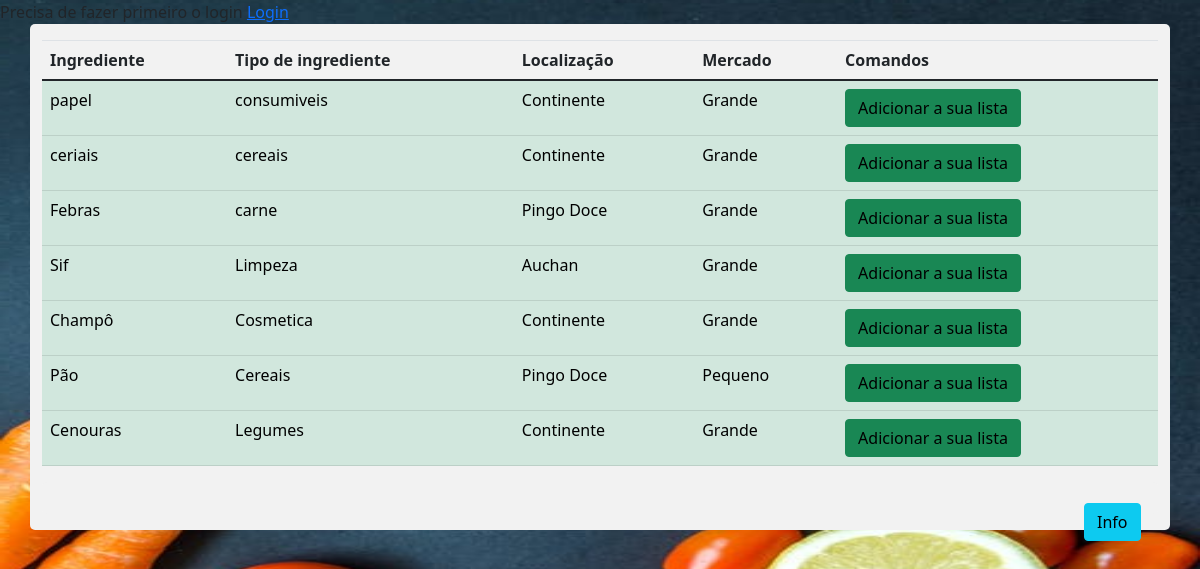
The app's page /mercado.php with its own data.
### tables this page shows
CREATE TABLE `mercado` (
  `id_ingred` int(10) NOT NULL,
  `ingredMarket` char(50) DEFAULT NULL,
  `localizacao` char(50) DEFAULT NULL,
  `tipeMarket` char(50) DEFAULT NULL,
  `tipoingrediente` char(50) DEFAULT NULL
);

### mercado.php (the view, shortened to what this page needs)
<?php
    include("connect/liga.php");
    if(!isset($_SESSION['username'])){
        echo "Precisa de fazer primeiro o login <a href='login.html'>Login</a> ";
        }
 ?>
<!DOCTYPE html>
<html lang="en">
<head>
    <link rel="stylesheet" href="css/bootstrap.css" type="text/css" />
    <link rel="stylesheet" href="jquerypicker/jquery-ui.css" />
    <link href="https://cdn.jsdelivr.net/npm/bootstrap@5.0.2/dist/css/bootstrap.min.css" rel="stylesheet"
>
    <link rel="stylesheet" href="https://maxcdn.bootstrapcdn.com/bootstrap/4.0.0/css/bootstrap.min.css"
>
    <link rel="stylesheet" href="css/css.css" />
    <link rel="stylesheet" href="css/css1.css" />
    <link rel="stylesheet" href="css/bootstrap.css" />
</head>
<body>
    <div class="container">
        <table class="table">
            <thead>
                <tr>
                    <th>Ingrediente</th>
                    <th>Tipo de ingrediente</th>
                    <th>Localização</th>
                    <th>Mercado</th>
                    <th>Comandos</th>
                </tr>
            </thead>
            <tbody>
                <?php
                        $sql = "SELECT * FROM mercado";
                        $result = $pdo->query($sql);
                        while($row = $result->fetch()) {
                            $adicionar = $row["ingredMarket"];
                            echo
                                "<tr class='table-success'>
                                    <td>".$row["ingredMarket"]."</td>".
                                    "<td>".$row["tipoingrediente"]."</td>" .
                                    "<td>". $row["localizacao"]."</td>" .
                                    "<td>".$row["tipeMarket"]."</td>".
                                    "<td>".
                                    adicionar($adicionar)."</td>".
                                "</tr>";
                        }
                    ?>
            </tbody>
        </table>
        <div class="container" id="CRUD" method="post">
            <button id="Info" type="button" class="btn btn-info"
                style="float: right; width:auto; margin:0.5%;">Info</button>
        </div>
    </div>
    <?php
    function adicionar($adicionar){
            return
            "<a
            data-add='".$adicionar."'
            name='adcionar'
            method='POST'
            class= 'btn btn-success'
            id='".$adicionar."'
            >Adicionar a sua lista</a>";
           }
    ?>
</body>
</html>

### css/css.css (style rules this page uses)
body { background-image: url("../imagens/fundo.jpeg"); background-repeat: no-repeat; background-attachment: fixed; background-size: 100% 100%; }
.container { padding: 2rem 0rem; }
.container { border-radius: 5px; background-color: #f2f2f2; padding: 20px; }

### css/css1.css (style rules this page uses)
body { font-family: Arial, Helvetica, sans-serif; }
button { background-color: #04aa6d; color: white; padding: 14px 20px; margin: 8px 0; border: none; cursor: pointer; width: 100%; }
.container { padding: 16px; }

### mercado.php (style rules this page uses)
body { background-image: url('imagens/fundo.jpeg'); background-repeat: no-repeat; background-attachment: fixed; background-size: 100% 100%; }

### records on screen
mercado: ingredMarket "papel", tipoingrediente "consumiveis", localizacao "Continente", tipeMarket "Grande"
mercado: ingredMarket "ceriais", tipoingrediente "cereais", localizacao "Continente", tipeMarket "Grande"
mercado: ingredMarket "Febras", tipoingrediente "carne", localizacao "Pingo Doce", tipeMarket "Grande"
mercado: ingredMarket "Sif", tipoingrediente "Limpeza", localizacao "Auchan", tipeMarket "Grande"
mercado: ingredMarket "Champô", tipoingrediente "Cosmetica", localizacao "Continente", tipeMarket "Grande"
mercado: ingredMarket "Pão", tipoingrediente "Cereais", localizacao "Pingo Doce", tipeMarket "Pequeno"
mercado: ingredMarket "Cenouras", tipoingrediente "Legumes", localizacao "Continente", tipeMarket "Grande"
